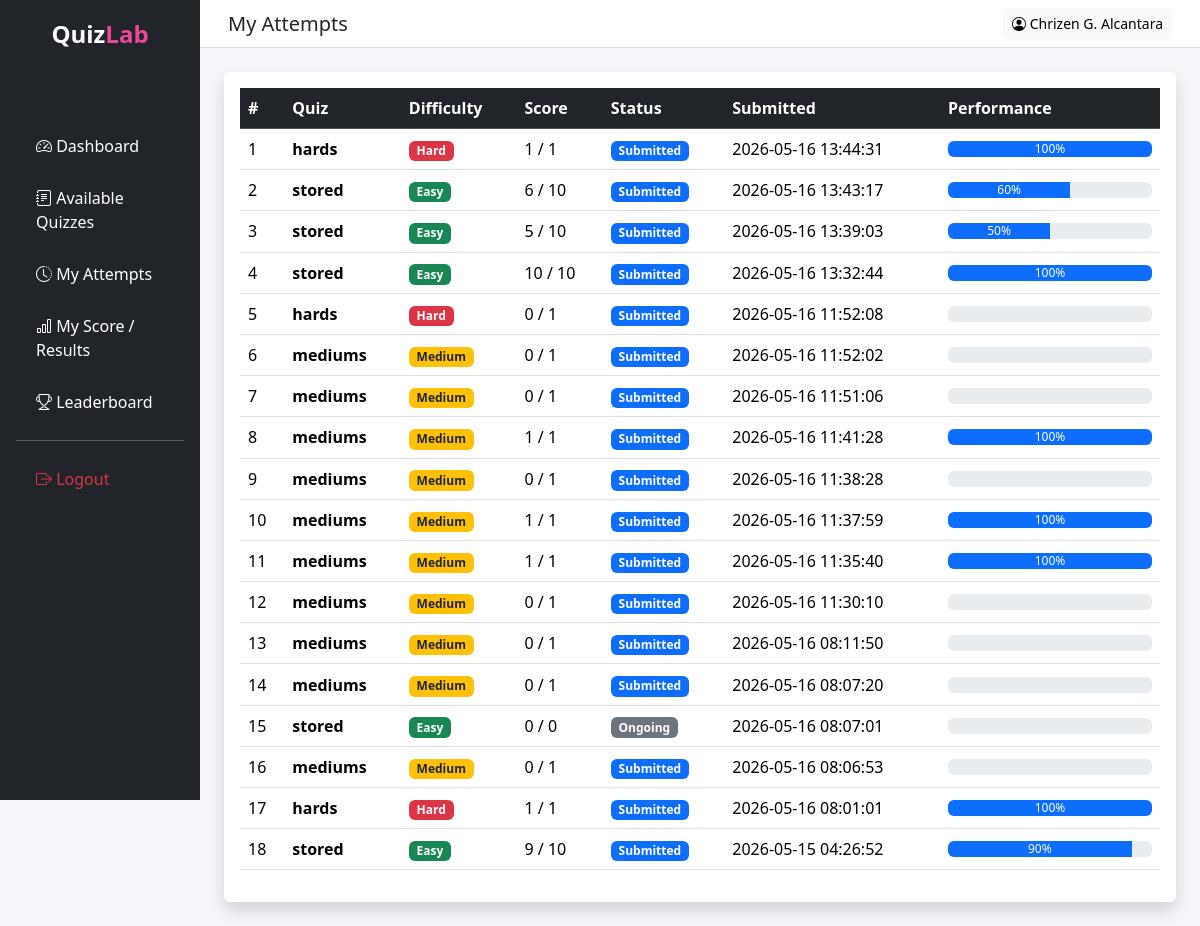
/frontend/student/my_attempts.php (signed in), run on an earlier commit of the app's database.
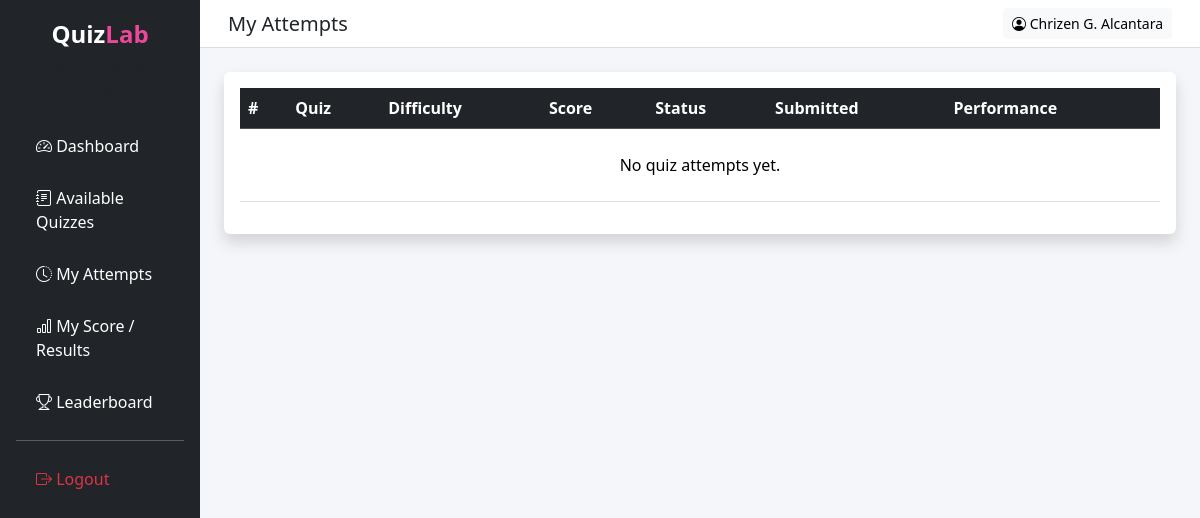
And on a later commit of the database.
### tables this page shows
CREATE TABLE `quiz_attempts` (
  `attempt_id` int(11) NOT NULL,
  `student_id` int(11) NOT NULL,
  `quiz_id` int(11) NOT NULL,
  `score` int(11) DEFAULT 0,
  `total_questions` int(11) DEFAULT 0,
  `status` enum('ongoing','submitted','timeout') NOT NULL DEFAULT 'ongoing',
  `submitted_at` timestamp NOT NULL DEFAULT current_timestamp()
);

CREATE TABLE `quizzes` (
  `quiz_id` int(11) NOT NULL,
  `teacher_id` int(11) NOT NULL,
  `title` varchar(255) NOT NULL,
  `description` text DEFAULT NULL,
  `status` enum('draft','published') DEFAULT 'draft',
  `created_at` timestamp NOT NULL DEFAULT current_timestamp(),
  `quiz_type` enum('multiple_choice','identification','true_false','enumeration') NOT NULL DEFAULT 'multiple_choice',
  `difficulty` enum('easy','medium','hard') NOT NULL DEFAULT 'medium'
);

### frontend/student/my_attempts.php (the view, shortened to what the changed rows need)
<?php
require_once "../../backend/database.php";
$student_id = $_SESSION['user_id'];
$stmt = $pdo->prepare("
    SELECT
        qa.*,
        q.title,
        q.difficulty
    FROM quiz_attempts qa
    JOIN quizzes q
        ON qa.quiz_id = q.quiz_id
    WHERE qa.student_id = ?
    ORDER BY qa.attempt_id DESC
");
$stmt->execute([$student_id]);
$attempts = $stmt->fetchAll(PDO::FETCH_ASSOC);
?>
<!DOCTYPE html>
<html lang="en">
<head>
    <link href="https://cdn.jsdelivr.net/npm/bootstrap@5.3.2/dist/css/bootstrap.min.css" rel="stylesheet">
    <link rel="stylesheet" href="https://cdn.jsdelivr.net/npm/bootstrap-icons@1.11.1/font/bootstrap-icons.css">
    <link rel="stylesheet" href="style.css">
</head>
<body style="background:#f4f6f9;">
    <div class="container-fluid">
        <div class="row">
            <div class="col-md-10 p-0">
                <div class="p-4">
                    <div class="card shadow border-0">
                        <div class="card-body">
                            <div class="table-responsive">
                                <table class="table table-hover align-middle">
                                    <thead class="table-dark">
                                        <tr>
                                            <th>#</th>
                                            <th>Quiz</th>
                                            <th>Difficulty</th>
                                            <th>Score</th>
                                            <th>Status</th>
                                            <th>Submitted</th>
                                            <th>Performance</th>
                                        </tr>
                                    </thead>
                                    <tbody>
                                        <?php if (count($attempts) > 0): ?>
                                            <?php foreach ($attempts as $index => $a): ?>
                                                <?php
                                                $score = $a['score'] ?? 0;
                                                $total = $a['total_questions'] ?? 0;
                                                $percent =
                                                    ($total > 0)
                                                    ? round(($score / $total) * 100)
                                                    : 0;
                                                ?>
                                                <tr>
                                                    <td>
                                                        <?= $index + 1 ?>
                                                    </td>
                                                    <td>
                                                        <strong>
                                                            <?= htmlspecialchars($a['title']) ?>
                                                        </strong>
                                                    </td>
                                                    <td>
                                                        <?php if ($a['difficulty'] == 'easy'): ?>
                                                            <span class="badge bg-success">
                                                                Easy
                                                            </span>
                                                        <?php elseif ($a['difficulty'] == 'medium'): ?>
                                                            <span class="badge bg-warning text-dark">
                                                                Medium
                                                            </span>
                                                        <?php else: ?>
                                                            <span class="badge bg-danger">
                                                                Hard
                                                            </span>
                                                        <?php endif; ?>
                                                    </td>
                                                    <td>
                                                        <?= $score ?> / <?= $total ?>
                                                    </td>
                                                    <td>
                                                        <?php if ($a['status'] == 'submitted'): ?>
                                                            <span class="badge bg-primary">
                                                                Submitted
                                                            </span>
                                                        <?php else: ?>
                                                            <span class="badge bg-secondary">
                                                                Ongoing
                                                            </span>
                                                        <?php endif; ?>
                                                    </td>
                                                    <td>
                                                        <?= $a['submitted_at'] ?? '---' ?>
                                                    </td>
                                                    <td style="width:220px;">
                                                        <div class="progress">
                                                            <div class="progress-bar" role="progressbar"
                                                                style="width: <?= $percent ?>%;">
                                                                <?= $percent ?>%
                                                            </div>
                                                        </div>
                                                    </td>
                                                </tr>
                                            <?php endforeach; ?>
                                        <?php else: ?>
                                            <tr>
                                                <td colspan="7" class="text-center py-4">
                                                    No quiz attempts yet.
                                                </td>
                                            </tr>
                                        <?php endif; ?>
                                    </tbody>
                                </table>
                            </div>
                        </div>
                    </div>
                </div>
            </div>
        </div>
    </div>
</body>
</html>

What changed in the data, as far as the page shows it:
removed quiz_attempts: quiz.title "hards", shows "Hard", score "1", total_questions "1", status "Submitted", submitted_at "2026-05-16 13:44:31", percent "100"
removed quiz_attempts: quiz.title "stored", shows "Easy", score "6", total_questions "10", status "Submitted", submitted_at "2026-05-16 13:43:17", percent "60"
removed quiz_attempts: quiz.title "stored", shows "Easy", score "5", total_questions "10", status "Submitted", submitted_at "2026-05-16 13:39:03", percent "50"
removed quiz_attempts: quiz.title "stored", shows "Easy", score "10", total_questions "10", status "Submitted", submitted_at "2026-05-16 13:32:44", percent "100"
removed quiz_attempts: quiz.title "hards", shows "Hard", score "0", total_questions "1", status "Submitted", submitted_at "2026-05-16 11:52:08"
removed quiz_attempts: quiz.title "mediums", shows "Medium", score "0", total_questions "1", status "Submitted", submitted_at "2026-05-16 11:52:02"
removed quiz_attempts: quiz.title "mediums", shows "Medium", score "0", total_questions "1", status "Submitted", submitted_at "2026-05-16 11:51:06"
removed quiz_attempts: quiz.title "mediums", shows "Medium", score "1", total_questions "1", status "Submitted", submitted_at "2026-05-16 11:41:28", percent "100"
removed quiz_attempts: quiz.title "mediums", shows "Medium", score "0", total_questions "1", status "Submitted", submitted_at "2026-05-16 11:38:28"
removed quiz_attempts: quiz.title "mediums", shows "Medium", score "1", total_questions "1", status "Submitted", submitted_at "2026-05-16 11:37:59", percent "100"
removed quiz_attempts: quiz.title "mediums", shows "Medium", score "1", total_questions "1", status "Submitted", submitted_at "2026-05-16 11:35:40", percent "100"
removed quiz_attempts: quiz.title "mediums", shows "Medium", score "0", total_questions "1", status "Submitted", submitted_at "2026-05-16 11:30:10"
removed quiz_attempts: quiz.title "mediums", shows "Medium", score "0", total_questions "1", status "Submitted", submitted_at "2026-05-16 08:11:50"
removed quiz_attempts: quiz.title "mediums", shows "Medium", score "0", total_questions "1", status "Submitted", submitted_at "2026-05-16 08:07:20"
removed quiz_attempts: quiz.title "stored", shows "Easy", score "0", total_questions "0", status "Ongoing", submitted_at "2026-05-16 08:07:01"
removed quiz_attempts: quiz.title "mediums", shows "Medium", score "0", total_questions "1", status "Submitted", submitted_at "2026-05-16 08:06:53"
removed quiz_attempts: quiz.title "hards", shows "Hard", score "1", total_questions "1", status "Submitted", submitted_at "2026-05-16 08:01:01", percent "100"
removed quiz_attempts: quiz.title "stored", shows "Easy", score "9", total_questions "10", status "Submitted", submitted_at "2026-05-15 04:26:52", percent "90"
Also different on the page:
text now shown: "No quiz attempts yet."
